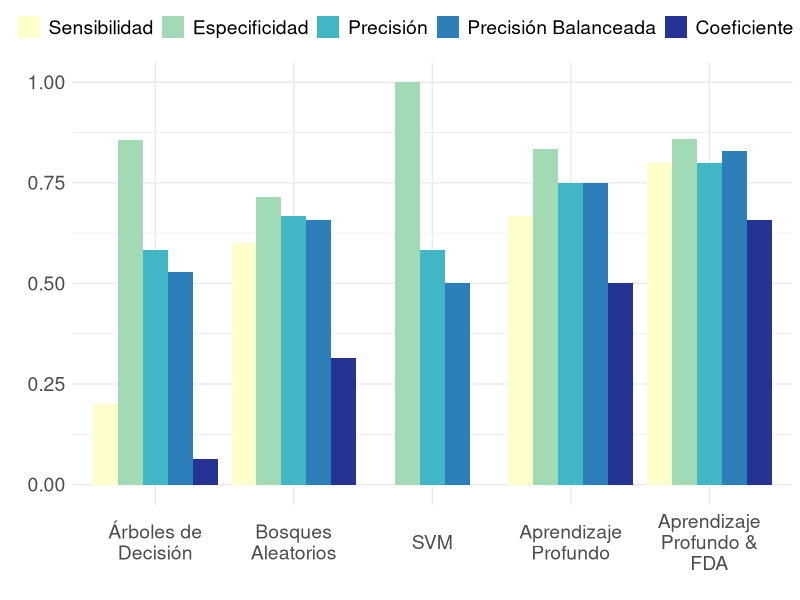
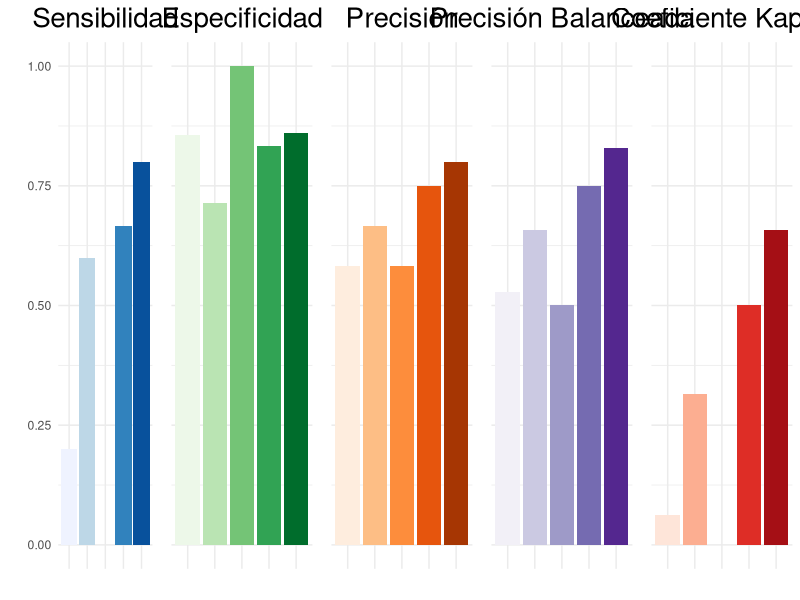

Generate these figures, in order, with R:
library(ggplot2)
library(stringr)

# Crear un dataframe con los datos
data <- data.frame(
  Modelo = factor(c("Árboles de Decisión", "Bosques Aleatorios", "SVM", "Aprendizaje Profundo", "Aprendizaje Profundo & FDA"), 
                  levels = c("Árboles de Decisión", "Bosques Aleatorios", "SVM", "Aprendizaje Profundo", "Aprendizaje Profundo & FDA")),
  Sensibilidad = c(0.2, 0.6, 0, 0.6667, 0.8),
  Especificidad = c(0.8571, 0.7142, 1, 0.8333, 0.86),
  Precisión = c(0.5833, 0.6666, 0.5833, 0.75, 0.8),
  P_Balanceada = c(0.5285, 0.6571, 0.5, 0.75, 0.83),
  Kappa_Coef = c(0.0625, 0.3142, 0, 0.5, 0.6571)
)

# Convertir los datos a formato largo
data_long <- reshape2::melt(data, id.vars = "Modelo")

# Convertir la variable 'variable' a un factor y especificar el orden de los niveles
data_long$variable <- factor(data_long$variable, levels = c("Sensibilidad", "Especificidad", "Precisión", "P_Balanceada", "Kappa_Coef"))

# Crear el gráfico
ggplot(data_long, aes(x = Modelo, y = value, fill = variable)) +
  geom_bar(stat = "identity", position = "dodge") +
  scale_fill_brewer(palette = "YlGnBu", 
                    labels = c("Sensibilidad", "Especificidad", "Precisión", "Precisión Balanceada", "Coeficiente Kappa")) +
  theme_minimal() +
  labs(x = "", y = "", fill = "") +
  theme(axis.text.x = element_text(angle = 0, hjust = 0.5, vjust = 0.5, size = 14),
        axis.text.y = element_text(size = 14),
        legend.text = element_text(size = 14),
        legend.position = "top") +
  guides(fill = guide_legend(nrow = 1)) +
  scale_x_discrete(labels = function(x) str_wrap(x, width = 10)) +
  ylim(0, 1)    



library(gridExtra)

# Crear los gráficos por separado
g1 <- ggplot(subset(data_long, variable == "Sensibilidad"), aes(x = Modelo, y = value, fill = Modelo)) +
  geom_bar(stat = "identity", position = "dodge") +
  scale_fill_brewer(palette = "Blues") +
  theme_minimal() +
  labs(x = "", y = "", title = "Sensibilidad") +
  theme(axis.text.x = element_blank(), legend.position = "none", plot.title = element_text(hjust = 0.5, size = 20)) +
  ylim(0, 1)

g2 <- ggplot(subset(data_long, variable == "Especificidad"), aes(x = Modelo, y = value, fill = Modelo)) +
  geom_bar(stat = "identity", position = "dodge") +
  scale_fill_brewer(palette = "Greens") +
  theme_minimal() +
  labs(x = "", y = "", title = "Especificidad") +
  theme(axis.text.x = element_blank(), legend.position = "none", axis.title.y = element_blank(), plot.title = element_text(hjust = 0.5, size = 20), axis.text.y = element_blank()) +
  ylim(0, 1)

g3 <- ggplot(subset(data_long, variable == "Precisión"), aes(x = Modelo, y = value, fill = Modelo)) +
  geom_bar(stat = "identity", position = "dodge") +
  scale_fill_brewer(palette = "Oranges") +
  theme_minimal() +
  labs(x = "", y = "", title = "Precisión") +
  theme(axis.text.x = element_blank(), legend.position = "none", axis.title.y = element_blank(), plot.title = element_text(hjust = 0.5, size = 20), axis.text.y = element_blank()) +
  ylim(0, 1)

g4 <- ggplot(subset(data_long, variable == "P_Balanceada"), aes(x = Modelo, y = value, fill = Modelo)) +
  geom_bar(stat = "identity", position = "dodge") +
  scale_fill_brewer(palette = "Purples") +
  theme_minimal() +
  labs(x = "", y = "", title = "Precisión Balanceada") +
  theme(axis.text.x = element_blank(), legend.position = "none", axis.title.y = element_blank(), plot.title = element_text(hjust = 0.5, size = 20), axis.text.y = element_blank()) +
  ylim(0, 1)

g5 <- ggplot(subset(data_long, variable == "Kappa_Coef"), aes(x = Modelo, y = value, fill = Modelo)) +
  geom_bar(stat = "identity", position = "dodge") +
  scale_fill_brewer(palette = "Reds") +
  theme_minimal() +
  labs(x = "", y = "", title = "Coeficiente Kappa") +
  theme(axis.text.x = element_blank(), legend.position = "none", axis.title.y = element_blank(), plot.title = element_text(hjust = 0.5, size = 20), axis.text.y = element_blank()) +
  ylim(0, 1)

# Combinar los gráficos en una sola fila
grid.arrange(g1, g2, g3, g4, g5, nrow = 1)
